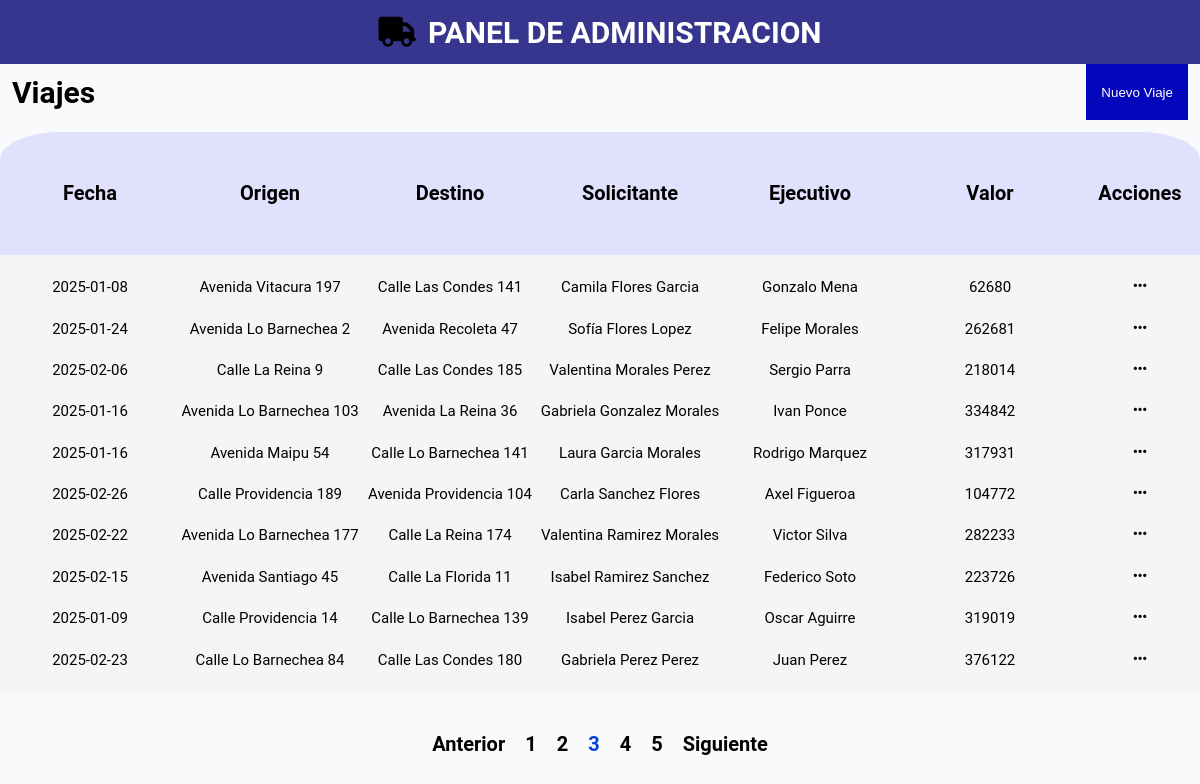
/?page=3, run on the app's committed database.
### tables this page shows
CREATE TABLE `viajes` (
  `id` int(11) NOT NULL,
  `fecha_viaje` date DEFAULT NULL,
  `origen_direccion` varchar(255) DEFAULT NULL,
  `origen_comuna` varchar(100) DEFAULT NULL,
  `origen_contacto` varchar(20) DEFAULT NULL,
  `destino_direccion` varchar(255) DEFAULT NULL,
  `destino_comuna` varchar(100) DEFAULT NULL,
  `destino_contacto` varchar(20) DEFAULT NULL,
  `usuario_ejecutivo` varchar(100) DEFAULT NULL,
  `usuario_solicitante` varchar(100) DEFAULT NULL,
  `valor` int(11) DEFAULT NULL
);

### src/models/db.php (called while the page is built)
<?php
    class DB{
        private static $host = "db";
        private static $username = "usuario";
        private static $password = "usuario_password";
        private static $database = "transportes";
        private static $conn = null;
        public static function connect() {
            if (!isset(self::$conn)) {
                try {
                    self::$conn = new PDO("mysql:host=" . self::$host . ";dbname=" . self::$database, self::$username, self::$password);
                    self::$conn->setAttribute(PDO::ATTR_ERRMODE, PDO::ERRMODE_EXCEPTION);
                } catch (PDOException $e) {
                    die("Error en la conexión: " . $e->getMessage());
                }
            }
            return self::$conn;
        }
    }
?>

### src/controllers/homeController.php (called while the page is built, shortened)
<?php
    require_once 'src/models/travel.php';
    $travel = new Travel();
    $allTravels = $travel->getAll();
    $limit = 10;
    $page = isset($_GET['page']) ? (int)$_GET['page'] : 1;
    $offset = ($page -1) * $limit;
    $totalTravels = count($allTravels);
    $totalPages = ceil($totalTravels / $limit);
    $currentTravels = array_slice($allTravels, $offset, $limit);
    $range = 5;
    $startPage = max(1, $page - floor($range / 2));
    $endPage = min($totalPages, $startPage + $range - 1);
?>

### src/models/travel.php (called while the page is built, shortened)
<?php
    require_once 'db.php';
    class Travel {private $db; private $id; private $origin; private $destination;
        public function __construct() {
            $this->db = db::connect();
        }
        public function getAll() {
            try{
                $sql = 'SELECT * FROM viajes';
                $query = $this->db->prepare($sql);
                $query->execute();
                return $query->fetchAll(PDO::FETCH_ASSOC);
            }  catch(PDOException $e){
                return false;
            }
        }
    }
?>

### src/views/home.php (the view, shortened to what this page needs)
<!DOCTYPE html>
<html lang="en">
<head>
    <link rel="stylesheet" href="https://cdnjs.cloudflare.com/ajax/libs/font-awesome/6.7.2/css/all.min.css" />
    <link rel="stylesheet" href="./assets/css/home.css">
</head>
<body>
    <div class="navbar" id="navbar">
        <i class="fa-solid fa-truck" style="font-size: 30px; text-align: center;"></i>
        <h1>PANEL DE ADMINISTRACION</h1>
    </div>
    <div class="container" id="container">
        <div class="top-container">
            <h3>Viajes</h3>
            <button class="btn-travel" onclick="window.location.href='?route=newTravel'">Nuevo Viaje</button>
        </div>
        <div class="tableTravel">
            <div class="statements">
                <li>Fecha</li>
                <li>Origen</li>
                <li>Destino</li>
                <li>Solicitante</li>
                <li>Ejecutivo</li>
                <li>Valor</li>
                <li>Acciones</li>
            </div>
            <div class="travelData">
            <?php
                require_once 'src/controllers/homeController.php';
                if ($allTravels) {
                    foreach($currentTravels as $travel) {
                        echo "<div class='row'>";
                        echo "<div class='dataDate'>" . $travel['fecha_viaje'] . "</div>";
                        echo "<div class='dataAdress'>" . $travel['origen_direccion'] . "</div>";
                        echo "<div class='dataDestination'>" . $travel['destino_direccion'] . "</div>";
                        echo "<div class='dataRequester'>" . $travel['usuario_solicitante'] . "</div>";
                        echo "<div class='dataExecutive'>" . $travel['usuario_ejecutivo'] . "</div>";
                        echo "<div class='dataValue'>" . $travel['valor'] . "</div>";
                        echo "<i class='fa-solid fa-ellipsis' data-id='" . $travel['id'] . "' onclick='toggleMenu(event)'></i>";
                        echo "</div>";
                    }
                } else {
                    echo "<div>No hay viajes todavía</div>";
                }
            ?>
            </div>
        </div>
        <div class="pagination">
            <?php
                if ($page > 1) {
                    echo "<a href='?page=" . ($page - 1) . "'>Anterior</a>";
                }
                for ($i = $startPage; $i <= $endPage; $i++) {
                    if ($i == $page) {
                        echo "<span>$i</span>";
                    } else {
                        echo "<a href='?page=$i'>$i</a>";
                    }
                }
                if ($page < $totalPages) {
                    echo "<a href='?page=" . ($page + 1) . "'>Siguiente</a>";
                }
            ?>
        </div>
    </div>
</body>
</html>

### public/assets/css/home.css (style rules this page uses)
body { margin: 0; padding: 0; box-sizing: border-box; font-family: 'Roboto', sans-serif; }
.navbar { width: 100vw; height: 8vh; background-color: rgb(55, 54, 143); display: flex; text-align: center; justify-content: center; align-items: center; }
.navbar h1 { color: #ffffff; font-size: 30px; font-weight: 600; margin: 0; padding: 0; padding-left: 1%; }
.container { width: 100vw; height: 90vh; background-color: #F9FAFB; display: flex; flex-direction: column; }
.top-container { height: 7vh; display: flex; flex-direction: row; align-items: center; justify-content: space-between; padding: 0% 1%; }
.top-container h3 { font-size: 30px; color: #000; font-weight: 600; margin: 0; padding: 0; }
.btn-travel { height: 100%; color: #ffffff; background-color: #0306BA; border: none; padding: 15px; }
.tableTravel { width: 100%; background-color: #F3F4F6; display: grid; grid-template-columns: repeat(7, 1fr); grid-column-gap: 0px; grid-row-gap: 0px; overflow-y: auto; min-height: 70vh; margin: auto; border-radius: 5% 5% 0% 0%; }
.pagination { min-height: 10vh; width: 100%; display: flex; flex-direction: row; justify-content: center; align-items: center; }
.pagination a { text-decoration: none; color: #000; font-size: 20px; font-weight: 600; margin: 0 10px; }
.pagination span { text-decoration: none; color: #0941dd; font-size: 20px; font-weight: 600; margin: 0 10px; }
.statements { background-color: #e1e1fe; grid-area: 1 / 1 / 2 / 8; display: grid; grid-template-columns: 15% 15% 15% 15% 15% 15% 10%; color: #000; align-items: center; min-height: 10vh; }
.statements li { list-style: none; display: inline; font-size: 20px; font-weight: 600; text-align: center; }
.travelData { background-color: #f5f5f5; grid-area: 2 / 1 / 8 / 8; display: flex; flex-direction: column; justify-content: space-evenly; font-size: 15px; }
.row { display: grid; grid-template-columns: 15% 15% 15% 15% 15% 15% 10%; text-align: center; }
.row { position: relative; }

### data on the page
viajes: fecha_viaje "2025-01-08", origen_direccion "Avenida Vitacura 197", destino_direccion "Calle Las Condes 141", usuario_solicitante "Camila Flores Garcia", usuario_ejecutivo "Gonzalo Mena", valor "62680"
viajes: fecha_viaje "2025-01-24", origen_direccion "Avenida Lo Barnechea 2", destino_direccion "Avenida Recoleta 47", usuario_solicitante "Sofía Flores Lopez", usuario_ejecutivo "Felipe Morales", valor "262681"
viajes: fecha_viaje "2025-02-06", origen_direccion "Calle La Reina 9", destino_direccion "Calle Las Condes 185", usuario_solicitante "Valentina Morales Perez", usuario_ejecutivo "Sergio Parra", valor "218014"
viajes: fecha_viaje "2025-01-16", origen_direccion "Avenida Lo Barnechea 103", destino_direccion "Avenida La Reina 36", usuario_solicitante "Gabriela Gonzalez Morales", usuario_ejecutivo "Ivan Ponce", valor "334842"
viajes: fecha_viaje "2025-01-16", origen_direccion "Avenida Maipu 54", destino_direccion "Calle Lo Barnechea 141", usuario_solicitante "Laura Garcia Morales", usuario_ejecutivo "Rodrigo Marquez", valor "317931"
viajes: fecha_viaje "2025-02-26", origen_direccion "Calle Providencia 189", destino_direccion "Avenida Providencia 104", usuario_solicitante "Carla Sanchez Flores", usuario_ejecutivo "Axel Figueroa", valor "104772"
viajes: fecha_viaje "2025-02-22", origen_direccion "Avenida Lo Barnechea 177", destino_direccion "Calle La Reina 174", usuario_solicitante "Valentina Ramirez Morales", usuario_ejecutivo "Victor Silva", valor "282233"
viajes: fecha_viaje "2025-02-15", origen_direccion "Avenida Santiago 45", destino_direccion "Calle La Florida 11", usuario_solicitante "Isabel Ramirez Sanchez", usuario_ejecutivo "Federico Soto", valor "223726"
viajes: fecha_viaje "2025-01-09", origen_direccion "Calle Providencia 14", destino_direccion "Calle Lo Barnechea 139", usuario_solicitante "Isabel Perez Garcia", usuario_ejecutivo "Oscar Aguirre", valor "319019"
viajes: fecha_viaje "2025-02-23", origen_direccion "Calle Lo Barnechea 84", destino_direccion "Calle Las Condes 180", usuario_solicitante "Gabriela Perez Perez", usuario_ejecutivo "Juan Perez", valor "376122"
